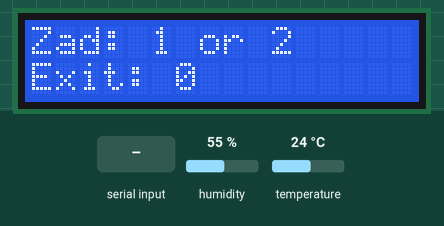
This program was run on a simulated Raspberry Pi (BCM pin numbers). Shown: 16×2 character LCD. The test bench sets the inputs (shaded band); at power-on: humidity 55 %, temperature 24 °C. Random numbers come from a fixed seed; what the program prints to the terminal is not drawn.

Above: at 1.2 s.
1.3 s: "1" typed at the terminal, then Enter
At 3.3 s:
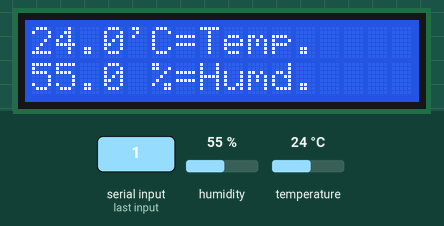
3.8 s: "2" typed at the terminal, then Enter
At 6.3 s:
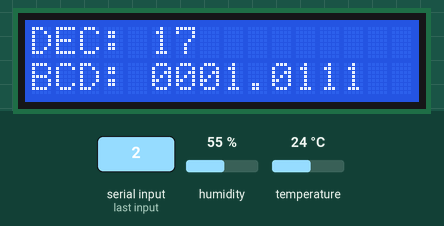
6.8 s: "5" typed at the terminal, then Enter
At 8.48 s:
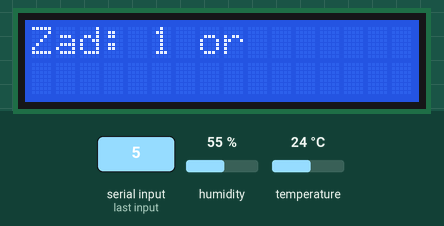
Timing chart, 0 to 10.0 s (numbered marks = the images above; inputs shaded):
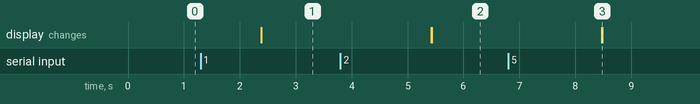

Measured:
- after the input at 1.3 s, the display: changes after 1.1 s (image 1)

The program:

RPi_1_DHC_2_BCD_new.py
```python
import random
import time
import Adafruit_CharLCD as LCD
import Adafruit_DHT


# Raspberry Pi pin configuration:
lcd_rs        = 25#= 22  # Note this might need to be changed to 21 for older revision Pi's.
lcd_en        = 24#= 18
lcd_d4        = 23#= 16
lcd_d5        = 17#= 12
lcd_d6        = 18#= 13
lcd_d7        = 22#= 15
lcd_backlight = 2

# Define LCD column and row size for 16x2 LCD.
lcd_columns = 16
lcd_rows    = 2

# Initialize the LCD using the pins above.
lcd = LCD.Adafruit_CharLCD(lcd_rs, lcd_en, lcd_d4, lcd_d5, lcd_d6, lcd_d7,
                           lcd_columns, lcd_rows, lcd_backlight)

# DHT11 config
dht_type        = Adafruit_DHT.DHT11
dht_data_pin    = 26

def lesson_1():
    humidity, temperature = Adafruit_DHT.read_retry(dht_type, dht_data_pin)
    if humidity is not None and temperature is not None:
        try:
            humidity, temperature = Adafruit_DHT.read_retry(dht_type, dht_data_pin)
            message = ('{0:0.1f}\'C=Temp.\n{1:0.1f} %=Humd.'.format(temperature, humidity))
            print(message)
            lcd.clear()
            lcd.message(message)
            time.sleep(3)
        except (KeyboardInterrupt):
            print("bye!")
            sys.exit(1)
    else:
        print("[!] ERROR")
        sys.exit(1)


# Zadanie 2 - losowanie liczb binarnych
def lesson_2():
    value = random.randint(0,99) # Get random value 0-99
    #---
    a_bin = int(value / 10) # Get first number
    a_bin = bin(a_bin)      # Convert to binary
    a_bin = a_bin[2:]       # Delate 0b
    a_len = 4 - len(a_bin)  # Get length a_bin
    #---
    b_bin = value % 10      # Get last number
    b_bin = bin(b_bin)      # Convert to binary
    b_bin = b_bin[2:]       # Delete 0b
    b_len = 4 - len(b_bin)  # Get length b_bin
    #---
    addzero = ''
    for x in range(a_len):
        addzero = addzero + "0"
    a_bin = addzero + a_bin     # Add '0' on start
    #---
    addzero = ''
    for x in range(b_len):
        addzero = addzero + "0"
    b_bin = addzero + b_bin     # Add '0' on start
    #---
    print('DEC: {}\nBCD: {}.{}'.format(value, a_bin, b_bin))
    #---
    lcd.clear()
    lcd.message('DEC: ' + str(value) + '\nBCD: ' + str(a_bin) + "." + str(b_bin))
    time.sleep(3.0)
    lcd.clear()


# MENU
doit = 9
while doit != 0:
    lcd.clear()
    lcd.message("Zad: 1 or 2\nExit: 0")

    print()
    print('1. Zadanie 1 - temperatura\n2. Zadanie 2 - BCD\n0. Zakoncz')
    doit = int(input())

    if doit == 1:
        lesson_1()

    if doit == 2:
        lesson_2()

print("Ending program...")
lcd.clear()
lcd.message("Ending\nprogram...")
time.sleep(1.0)
lcd.clear()
```
